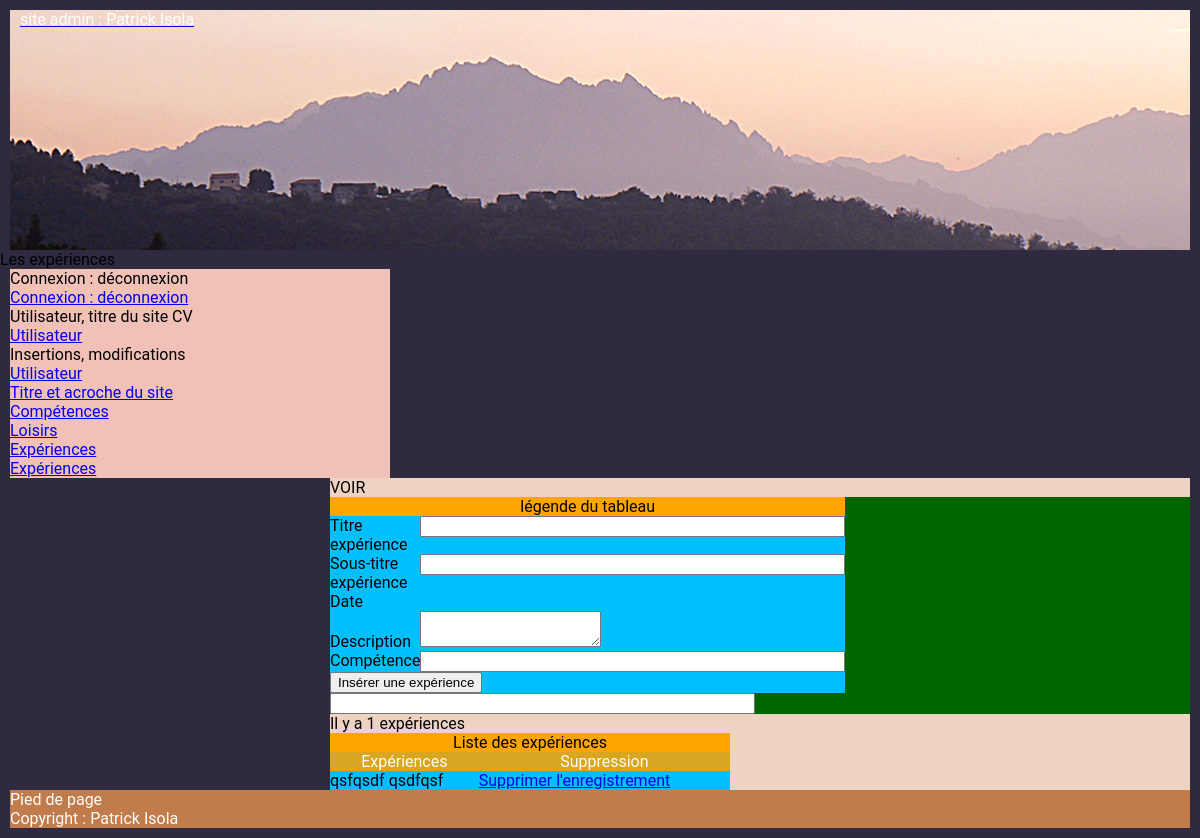
Screenshot of /admin/experiences.php with the database file from the repository.
### tables this page shows
CREATE TABLE `t_experiences` (
  `id_experience` int(11) NOT NULL,
  `titre_e` text NOT NULL,
  `dates` text,
  `sous_titre_e` text,
  `description` text NOT NULL,
  `competence_id` int(11) NOT NULL,
  `utilisateur_id` int(11) NOT NULL
);

CREATE TABLE `t_utilisateur` (
  `id_utilisateur` int(11) NOT NULL,
  `prenom` varchar(25) NOT NULL,
  `nom` varchar(25) NOT NULL,
  `email` varchar(50) NOT NULL,
  `telephone` varchar(20) NOT NULL COMMENT 'varchar car 0 n''est pas un entier',
  `mdp` varchar(13) NOT NULL,
  `pseudo` varchar(13) NOT NULL,
  `avatar` varchar(13) NOT NULL,
  `age` smallint(5) NOT NULL,
  `date_naissance` date NOT NULL,
  `sexe` enum('Femme','Homme') NOT NULL,
  `etat_civil` enum('M.','Mme') NOT NULL,
  `statut_marital` varchar(13) NOT NULL,
  `adresse` text NOT NULL,
  `code_postal` varchar(5) NOT NULL,
  `ville` varchar(20) NOT NULL,
  `pays` varchar(25) NOT NULL,
  `note` varchar(20) NOT NULL
);

### admin/experiences.php (the view, shortened to what this page needs)
<?php require '../connexion/connexion.php' ?>
<!DOCTYPE html>
<html lang="fr">
<head>
	<link type="text/css" href="../css/style_admin.css" rel="stylesheet">
</head>
    <body>
        <div id="contenu">
		<header>
            <?php include ("admin_en_tete.php"); ?>
		</header>
            <h1>Les expériences</h1>
            <div id="menu">
                <h2>Connexion : déconnexion</h2>
                <?php include ("admin_menu.php"); ?>
            </div>
		<div id="contenuPrincipal">VOIR
          <form action="experiences.php" method="post">
            <table width="250px" border="1">
						<caption>légende du tableau</caption>
                       <tbody>
                        <tr>
                            <td>Titre expérience</td>
                            <td><input type="text" name="titre_e" id="titre_e" size="50" required></td>
                        </tr>
                        <tr>
                            <td>Sous-titre expérience</td>
                            <td><input type="text" name="sous_titre_e" id="sous_titre_e" size="50" required></td>
                        </tr>
                        <tr>
                            <td>Date</td>
                            <td>&nbsp;</td>
                        </tr>
                        <tr>
                            <td>Description</td>
                            <td><textarea name="description" id="description" size="50" required></textarea></td>
                        </tr>
                        <tr>
                        <tr>
                            <td>Compétence</td>
                            <td><input type="text" name="id_competence" id="id_competence" size="50" required></td>
                        </tr>
                        <tr>
                            <td colspan="2"><input type="submit" value="Insérer une expérience"></td>
                        </tr>
						</tbody>
                    </table>
                    <input type="text" name="dates" id="dates" size="50" required>
            </form>
            <?php
                $sql = $pdoCV->prepare("SELECT * FROM t_experiences");
                $sql->execute();
                $nbr_experiences = $sql->rowCount();
            ?>
            <p>Il y a <?php echo $nbr_experiences; ?> expériences</p>
            <table width="400" border="2">
				<caption>Liste des expériences</caption>
				<tr>
					<th>Expériences</th>
					<th>Suppression</th>
				</tr>
			<tr>
			<?php while ($ligne = $sql->fetch()) { ?>
					<td><?php echo $ligne['titre_e']; ?> <?php echo $ligne['dates']; ?></td>
					<td><a href="#">Supprimer l'enregistrement</a></td>
			</tr>
			<?php } ?>
			</table>
			</div>
        <footer><?php include ("admin_footer.php"); ?></footer>
		</div>
    </body>
</html>

### admin/admin_footer.php
<?php
    $sql = $pdoCV->query(" SELECT * FROM t_utilisateur WHERE id_utilisateur ='1' ");
    $ligne = $sql->fetch();
    ?>
<p>Pied de page</p>
<p>Copyright : <?php echo $ligne['prenom'].' '.$ligne['nom']; ?></p>

### css/style_admin.css (style rules this page uses)
html, body, div, span, applet, object, iframe, h1, h2, h3, h4, h5, h6, p, blockquote, pre, a, abbr, acronym, address, big, cite, code, del, dfn, em, img, ins, kbd, q, s, samp, small, strike, strong, sub, sup, tt, var, b, u, i, center, dl, dt, dd, ol, ul, li, fieldset, form, label, legend, table, caption, tbody, tfoot, thead, tr, th, td, article, aside, canvas, details, embed, figure, figcaption, footer, header, hgroup, menu, nav, output, ruby, section, summary, time, mark, audio, video { margin: 0; padding: 0; border: 0; font-size: 100%; font: inherit; vertical-align: baseline; }
article, aside, details, figcaption, figure, footer, header, hgroup, menu, nav, section { display: block; }
body { line-height: 1; }
table { border-collapse: collapse; border-spacing: 0; }
body { margin: auto; font: 1em Roboto, sans-serif; background-color: #302A40; }
header { background: url(../img/popolasca.jpg) center center no-repeat; height:240px; margin-right: 10px; margin-left: 10px; }
#menu { width: 380px; background-color: #F1C0B6; float: left; margin-left: 10px; }
#contenuPrincipal { width: 860px; background-color: #EFD3C2; float: right; margin-right: 10px; }
footer { margin-right: 10px; margin-left: 10px; margin-bottom: 10px; color:white; background: #C27B4A; }
table { background-color: deepskyblue; }
caption { background:orange; }
th { background-color: goldenrod; color: white; }
form { background-color: darkgreen; }

### rows the page displays
t_experiences: titre_e "qsfqsdf", dates "qsdfqsf"
t_utilisateur: prenom "Patrick", nom "Isola"

### other values shown
$nbr_experiences "1"
